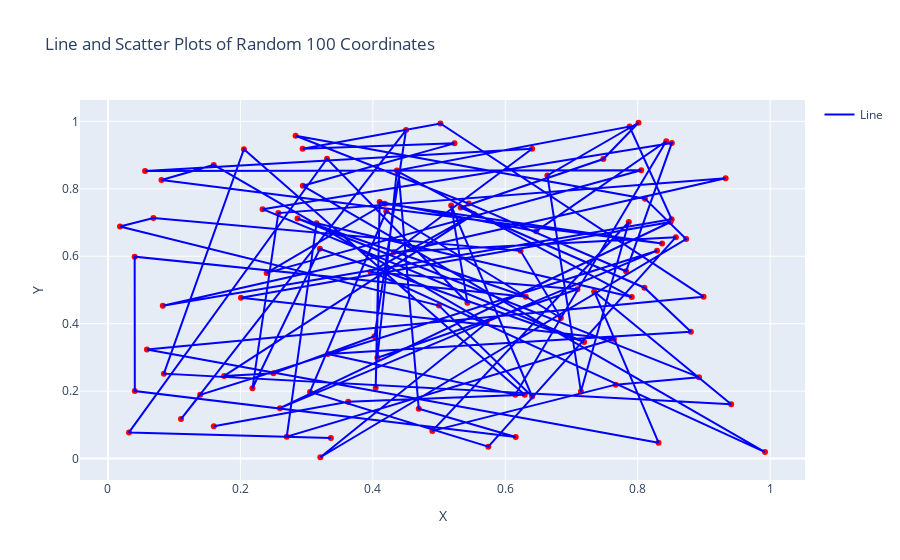

Source (notebook cell):
### Code cell
'''

    @Author:pooja
    @Date:20-09-2024
    @last modified by:pooja
    @last modified time:20-09-2024
    @title:2. Write a program to draw line and scatter plots for random 100 x and y coordinates

'''
import numpy as np
import plotly.express as px
import pandas as pd

# Generate random coordinates
x = np.random.rand(100)
y = np.random.rand(100)

# Create a DataFrame
data = pd.DataFrame({'X': x, 'Y': y})

# Create a scatter plot and line plot using Plotly Express
fig = px.scatter(data, x='X', y='Y', title='Line and Scatter Plots of Random 100 Coordinates', color_discrete_sequence=['red'])

# Add a line plot by using the same data
fig.add_scatter(x=data['X'], y=data['Y'], mode='lines', name='Line', line=dict(color='blue'))

# Show the plot
fig.show()
